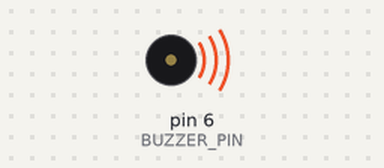
Simulated run of this sketch. Board: Arduino Uno, built with avr-gcc and run on an emulated ATmega328P. On the bench: buzzer (waves = sounding).

Above: at 0.5 s.
Timing chart, 0 to 4.6 s (numbered marks = the images above):
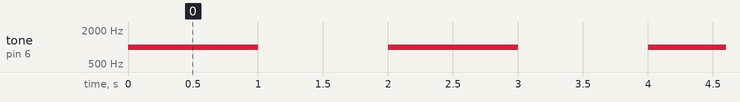

Measured:
- by itself, tone on pin 6 (BUZZER_PIN): alternates 1000 Hz for 1.0 s and silent for 1.0 s

The sketch:

Buzzer_Test.ino
```cpp
#include <Arduino.h>

#define BUZZER_PIN 6

void setup() {
  pinMode(BUZZER_PIN, OUTPUT);
}

void loop() {
  tone(BUZZER_PIN, 1000); // 1kHz tone
  delay(1000);
  noTone(BUZZER_PIN);
  delay(1000);
}
```
